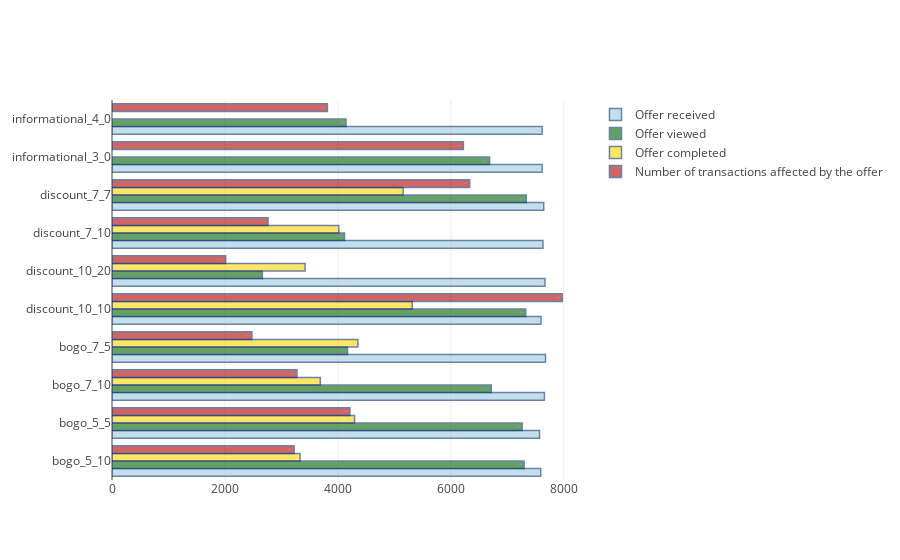

Notebook code for this chart:
### Code cell
#plotting distribution of offer subtypes and the number of affected transactions  
y = df [df ['event'] =='offer received'].subtype.value_counts().index.sort_values()

x1 = df [df ['event'] =='offer received'].subtype.value_counts().sort_index ()
x2= df [df ['event'] =='offer viewed'].subtype.value_counts().sort_index ()
x3= df [df ['event'] =='offer completed'].subtype.value_counts().sort_index ()
x4= trans_affect.offer_subtype.value_counts().sort_index()

off_rec = go.Bar(
    x=x1,
    y=y,
    text= x1,
    name = 'Offer received',
    textposition = 'auto', 
    marker=dict(
        color='rgb(158,202,225)',
        line=dict(
            color='rgb(8,48,107)',
            width=1.5),
        ),
    opacity=0.6, orientation = 'h'
)
off_view = go.Bar(
    x=x2,
    y=y,
    text=x2,
    name = 'Offer viewed',
    textposition = 'auto',
    marker=dict(
        color='rgb(0,100,0)',
        line=dict(
            color='rgb(8,48,107)',
            width=1.5),
        ),
    opacity=0.6, orientation = 'h'
)
off_compl = go.Bar(
    x=x3,
    y=y,
    text=x3,
    name = 'Offer completed',
    textposition = 'auto',
    marker=dict(
        color='rgb(255,215,0)',
        line=dict(
            color='rgb(8,48,107)',
            width=1.5),
        ),
    opacity=0.6, orientation = 'h'
)
trans = go.Bar(
    x=x4,
    y=y,
    text=x4,
    name = 'Number of transactions affected by the offer',
    textposition = 'auto',
    marker=dict(
        color='rgb(178, 0, 0)',
        line=dict(
            color='rgb(8,48,107)',
            width=1.5),
        ),
    opacity=0.6, orientation = 'h'
)
data = [off_rec, off_view, off_compl, trans]
layout = go.Layout(
    autosize=True,
    yaxis=go.layout.YAxis(
        #title='Y-axis Title',
        #ticktext=['Very long label','long label','3','label'],
        #tickvals=[1, 2, 3, 4],
        #tickmode='array',
        automargin=True#,
        #titlefont=dict(size=30),
    )
    #width=900,
    #height=500,
    )

fig = go.Figure (data=data, layout=layout)
py.iplot(fig, filename='grouped-bar-direct-labels')

### Figure 1 — Plotly figure (JSON) as saved in the notebook; plotly's stock layout.template omitted (floating-point values rounded to 4 significant figures)
{"data": [{"marker": {"color": "rgb(158,202,225)", "line": {"color": "rgb(8,48,107)", "width": 1.5}}, "name": "Offer received", "opacity": 0.6, "orientation": "h", "text": [7593, 7571, 7658, 7677, 7597, 7668, 7632, 7646, 7618, 7617], "textposition": "auto", "type": "bar", "uid": "6a798714-2644-44af-a72a-abcbb9e901e2", "x": [7593, 7571, 7658, 7677, 7597, 7668, 7632, 7646, 7618, 7617], "y": ["bogo_5_10", "bogo_5_5", "bogo_7_10", "bogo_7_5", "discount_10_10", "discount_10_20", "discount_7_10", "discount_7_7", "informational_3_0", "informational_4_0"]}, {"marker": {"color": "rgb(0,100,0)", "line": {"color": "rgb(8,48,107)", "width": 1.5}}, "name": "Offer viewed", "opacity": 0.6, "orientation": "h", "text": [7298, 7264, 6716, 4171, 7327, 2663, 4118, 7337, 6687, 4144], "textposition": "auto", "type": "bar", "uid": "9d9b5591-2a38-412d-a437-e116e553d660", "x": [7298, 7264, 6716, 4171, 7327, 2663, 4118, 7337, 6687, 4144], "y": ["bogo_5_10", "bogo_5_5", "bogo_7_10", "bogo_7_5", "discount_10_10", "discount_10_20", "discount_7_10", "discount_7_7", "informational_3_0", "informational_4_0"]}, {"marker": {"color": "rgb(255,215,0)", "line": {"color": "rgb(8,48,107)", "width": 1.5}}, "name": "Offer completed", "opacity": 0.6, "orientation": "h", "text": [3331, 4296, 3688, 4354, 5317, 3420, 4017, 5156], "textposition": "auto", "type": "bar", "uid": "16876e94-7423-4a72-ab2a-6f6a62847501", "x": [3331, 4296, 3688, 4354, 5317, 3420, 4017, 5156], "y": ["bogo_5_10", "bogo_5_5", "bogo_7_10", "bogo_7_5", "discount_10_10", "discount_10_20", "discount_7_10", "discount_7_7", "informational_3_0", "informational_4_0"]}, {"marker": {"color": "rgb(178, 0, 0)", "line": {"color": "rgb(8,48,107)", "width": 1.5}}, "name": "Number of transactions affected by the offer", "opacity": 0.6, "orientation": "h", "text": [3226, 4213, 3275, 2478, 7975, 2013, 2763, 6335, 6223, 3815], "textposition": "auto", "type": "bar", "uid": "7bd9b814-fffe-42d0-a9bb-81b29e7f6743", "x": [3226, 4213, 3275, 2478, 7975, 2013, 2763, 6335, 6223, 3815], "y": ["bogo_5_10", "bogo_5_5", "bogo_7_10", "bogo_7_5", "discount_10_10", "discount_10_20", "discount_7_10", "discount_7_7", "informational_3_0", "informational_4_0"]}], "layout": {"autosize": true, "yaxis": {"automargin": true}}}
